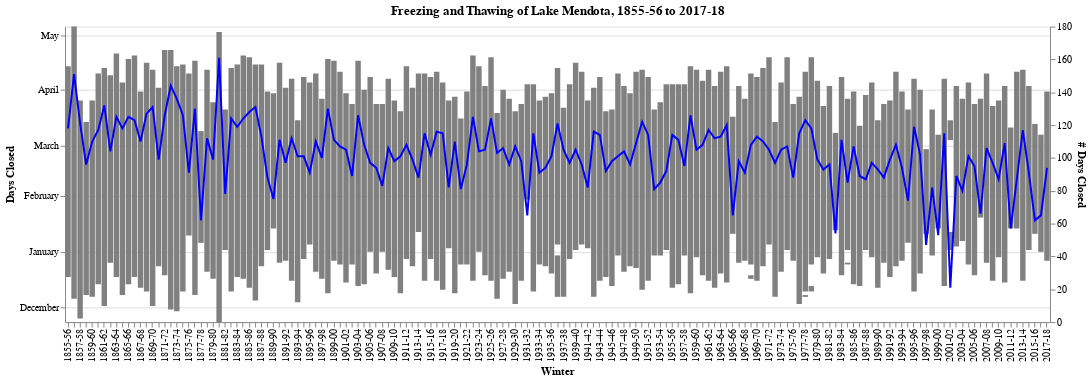

The notebook cell this image was saved under:
### Code cell
base = alt.Chart(df).encode(
    x=alt.X('WINTER', axis=alt.Axis(title='Winter', labelOverlap="parity")),
    tooltip=[
        alt.Tooltip('WINTER', title='Winter'),
        alt.Tooltip('min(CLOSED_with_year)', title='Closed', format='%x'),
        alt.Tooltip('min(OPENED_with_year)', title='Opened', format='%x'),
        alt.Tooltip('sum(DAYS)', title='# Days Closed'),
    ]
).properties(width=1000, title='Freezing and Thawing of Lake Mendota, 1855-56 to 2017-18')

bar = base.mark_bar(color='grey').encode(
    y=alt.Y('OPENED_with_fixed_year:T', axis=alt.Axis(title='Days Closed', format='%B')),
    y2='CLOSED_with_fixed_year:T',
)

line = base.mark_line(color='blue').encode(
    y=alt.Y('sum(DAYS):Q', axis=alt.Axis(title="# Days Closed", grid=False))
)

bar + line

### Figure 1 — Vega-Lite specification as saved in the notebook (floating-point values rounded to 4 significant figures; data arrays with more than 128 entries replaced by an {"elided": "..."} marker saying what was removed)
{"$schema": "https://vega.github.io/schema/vega-lite/v2.6.0.json", "config": {"view": {"height": 300, "width": 400}}, "datasets": {"data-4ef748b5e318a98336a4dd3d17dc5e00": {"elided": "169 records"}}, "layer": [{"data": {"name": "data-4ef748b5e318a98336a4dd3d17dc5e00"}, "encoding": {"tooltip": [{"field": "WINTER", "title": "Winter", "type": "nominal"}, {"aggregate": "min", "field": "CLOSED_with_year", "format": "%x", "title": "Closed", "type": "temporal"}, {"aggregate": "min", "field": "OPENED_with_year", "format": "%x", "title": "Opened", "type": "temporal"}, {"aggregate": "sum", "field": "DAYS", "title": "# Days Closed", "type": "quantitative"}], "x": {"axis": {"labelOverlap": "parity", "title": "Winter"}, "field": "WINTER", "type": "nominal"}, "y": {"axis": {"format": "%B", "title": "Days Closed"}, "field": "OPENED_with_fixed_year", "type": "temporal"}, "y2": {"field": "CLOSED_with_fixed_year", "type": "temporal"}}, "mark": {"color": "grey", "type": "bar"}, "title": "Freezing and Thawing of Lake Mendota, 1855-56 to 2017-18", "width": 1000}, {"data": {"name": "data-4ef748b5e318a98336a4dd3d17dc5e00"}, "encoding": {"tooltip": [{"field": "WINTER", "title": "Winter", "type": "nominal"}, {"aggregate": "min", "field": "CLOSED_with_year", "format": "%x", "title": "Closed", "type": "temporal"}, {"aggregate": "min", "field": "OPENED_with_year", "format": "%x", "title": "Opened", "type": "temporal"}, {"aggregate": "sum", "field": "DAYS", "title": "# Days Closed", "type": "quantitative"}], "x": {"axis": {"labelOverlap": "parity", "title": "Winter"}, "field": "WINTER", "type": "nominal"}, "y": {"aggregate": "sum", "axis": {"grid": false, "title": "# Days Closed"}, "field": "DAYS", "type": "quantitative"}}, "mark": {"color": "blue", "type": "line"}, "title": "Freezing and Thawing of Lake Mendota, 1855-56 to 2017-18", "width": 1000}]}
